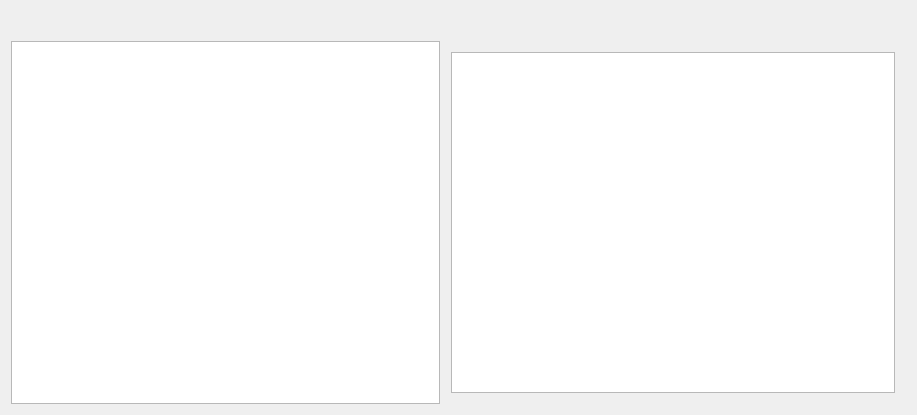
<?xml version="1.0" encoding="UTF-8"?>
<ui version="4.0">
 <class>GanttWidget</class>
 <widget class="QWidget" name="GanttWidget">
  <property name="geometry">
   <rect>
    <x>0</x>
    <y>0</y>
    <width>917</width>
    <height>415</height>
   </rect>
  </property>
  <property name="windowTitle">
   <string>GanttWidget</string>
  </property>
  <layout class="QVBoxLayout" name="verticalLayout_2">
   <item>
    <layout class="QHBoxLayout" name="horizontalLayout">
     <item>
      <widget class="QWidget" name="intervalSlider" native="true">
       <property name="sizePolicy">
        <sizepolicy hsizetype="Expanding" vsizetype="Fixed">
         <horstretch>0</horstretch>
         <verstretch>0</verstretch>
        </sizepolicy>
       </property>
       <property name="minimumSize">
        <size>
         <width>60</width>
         <height>0</height>
        </size>
       </property>
      </widget>
     </item>
     <item>
      <widget class="GanttPlayerSettings" name="playerSettings" native="true">
       <property name="sizePolicy">
        <sizepolicy hsizetype="Preferred" vsizetype="Fixed">
         <horstretch>0</horstretch>
         <verstretch>0</verstretch>
        </sizepolicy>
       </property>
       <property name="minimumSize">
        <size>
         <width>0</width>
         <height>24</height>
        </size>
       </property>
      </widget>
     </item>
     <item>
      <widget class="GanttPlayerControl" name="playerControl" native="true">
       <property name="sizePolicy">
        <sizepolicy hsizetype="Preferred" vsizetype="Fixed">
         <horstretch>0</horstretch>
         <verstretch>0</verstretch>
        </sizepolicy>
       </property>
      </widget>
     </item>
    </layout>
   </item>
   <item>
    <widget class="QSplitter" name="splitter">
     <property name="orientation">
      <enum>Qt::Horizontal</enum>
     </property>
     <property name="handleWidth">
      <number>0</number>
     </property>
     <widget class="QTreeView" name="treeView">
      <property name="sizePolicy">
       <sizepolicy hsizetype="Preferred" vsizetype="Expanding">
        <horstretch>0</horstretch>
        <verstretch>0</verstretch>
       </sizepolicy>
      </property>
     </widget>
     <widget class="QWidget" name="">
      <layout class="QVBoxLayout" name="verticalLayout">
       <property name="spacing">
        <number>0</number>
       </property>
       <item>
        <widget class="DtLine" name="widget" native="true"/>
       </item>
       <item>
        <widget class="QGraphicsView" name="ganttView">
         <property name="sizePolicy">
          <sizepolicy hsizetype="Expanding" vsizetype="Expanding">
           <horstretch>0</horstretch>
           <verstretch>0</verstretch>
          </sizepolicy>
         </property>
        </widget>
       </item>
      </layout>
     </widget>
    </widget>
   </item>
  </layout>
 </widget>
 <layoutdefault spacing="6" margin="11"/>
 <customwidgets>
  <customwidget>
   <class>DtLine</class>
   <extends>QWidget</extends>
   <header>dtline.h</header>
   <container>1</container>
  </customwidget>
  <customwidget>
   <class>GanttPlayerControl</class>
   <extends>QWidget</extends>
   <header>ganttplayercontrol.h</header>
   <container>1</container>
  </customwidget>
  <customwidget>
   <class>GanttPlayerSettings</class>
   <extends>QWidget</extends>
   <header>ganttplayersettings.h</header>
   <container>1</container>
  </customwidget>
 </customwidgets>
 <resources/>
 <connections/>
</ui>
